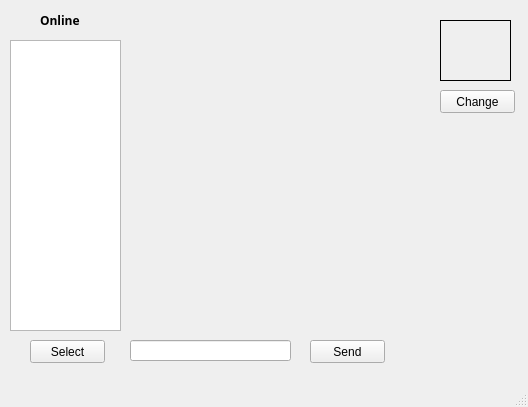
<?xml version="1.0" encoding="UTF-8"?>
<ui version="4.0">
 <class>MainWindow</class>
 <widget class="QMainWindow" name="MainWindow">
  <property name="geometry">
   <rect>
    <x>0</x>
    <y>0</y>
    <width>528</width>
    <height>407</height>
   </rect>
  </property>
  <property name="windowTitle">
   <string>MainWindow</string>
  </property>
  <property name="iconSize">
   <size>
    <width>24</width>
    <height>24</height>
   </size>
  </property>
  <widget class="QWidget" name="centralwidget">
   <widget class="QLabel" name="text">
    <property name="geometry">
     <rect>
      <x>130</x>
      <y>10</y>
      <width>301</width>
      <height>241</height>
     </rect>
    </property>
    <property name="text">
     <string/>
    </property>
   </widget>
   <widget class="QLineEdit" name="lineEdit">
    <property name="geometry">
     <rect>
      <x>130</x>
      <y>340</y>
      <width>161</width>
      <height>21</height>
     </rect>
    </property>
    <property name="text">
     <string/>
    </property>
   </widget>
   <widget class="QPushButton" name="sendButton">
    <property name="geometry">
     <rect>
      <x>310</x>
      <y>340</y>
      <width>75</width>
      <height>23</height>
     </rect>
    </property>
    <property name="text">
     <string>Send</string>
    </property>
   </widget>
   <widget class="QListWidget" name="online">
    <property name="geometry">
     <rect>
      <x>10</x>
      <y>40</y>
      <width>111</width>
      <height>291</height>
     </rect>
    </property>
   </widget>
   <widget class="QPushButton" name="selectButton">
    <property name="geometry">
     <rect>
      <x>30</x>
      <y>340</y>
      <width>75</width>
      <height>23</height>
     </rect>
    </property>
    <property name="text">
     <string>Select</string>
    </property>
   </widget>
   <widget class="QLabel" name="img">
    <property name="geometry">
     <rect>
      <x>440</x>
      <y>20</y>
      <width>71</width>
      <height>61</height>
     </rect>
    </property>
    <property name="frameShape">
     <enum>QFrame::Box</enum>
    </property>
    <property name="text">
     <string/>
    </property>
   </widget>
   <widget class="QPushButton" name="changeButton">
    <property name="geometry">
     <rect>
      <x>440</x>
      <y>90</y>
      <width>75</width>
      <height>23</height>
     </rect>
    </property>
    <property name="text">
     <string>Change</string>
    </property>
   </widget>
   <widget class="QLabel" name="label">
    <property name="geometry">
     <rect>
      <x>40</x>
      <y>10</y>
      <width>71</width>
      <height>21</height>
     </rect>
    </property>
    <property name="font">
     <font>
      <family>Arial Black</family>
      <weight>75</weight>
      <bold>true</bold>
     </font>
    </property>
    <property name="text">
     <string>Online</string>
    </property>
   </widget>
  </widget>
  <widget class="QMenuBar" name="menubar">
   <property name="geometry">
    <rect>
     <x>0</x>
     <y>0</y>
     <width>528</width>
     <height>21</height>
    </rect>
   </property>
  </widget>
  <widget class="QStatusBar" name="statusbar"/>
 </widget>
 <resources/>
 <connections/>
</ui>
